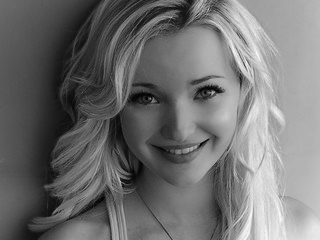
#> input picture imgdata/girl_320_240.pgm, 320 x 240 px
$ python integralimg.py ../imgdata/girl_320_240.pgm out.png out.png   (older library calls are emulated)
#> lines starting #> are read from the running program, lines starting #| are printed output that depends on the picture; after the words box and inside, x2 and y2 are one past the last pixel; in counts of white or black regions, pixels touching at a corner belong together
from PIL import Image
import numpy as np
import sys
image1 = sys.argv[1];
fileout = sys.argv[2];
fileout2 = sys.argv[3];

img1 = Image.open(image1).convert('L');
#> img1 is the input picture: PIL image 320x240 L; min 1, max 253, mean 112.6

arr1 = np.asarray(img1, dtype = np.int32);
R = arr1.shape[0]
#> R = 240
C = arr1.shape[1]
#> C = 320
arr2 = np.zeros((R,C), dtype = np.int32)
for i in range(R):
	for j in range(C):
		arr2[i][j] = arr1[i][j]*arr1[i][j];
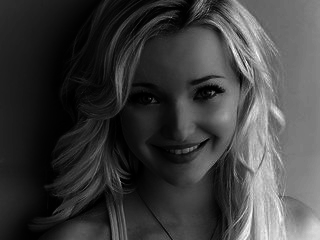
#> arr2: shape (240, 320) int32; min 1, max 64009, mean 15703; drawn with min black and max white
#arr1 = np.array([[1, 1, 1],[1,1,1],[1,1,1]])

out = []
out2 = []
bits = 32


ii = np.zeros((R,C), dtype = np.int)
sqii = np.zeros((R,C), dtype = np.int)
ii[0][0] = arr1[0][0];
#> ii: shape (240, 320) int64; values 0 (black) and 107 (white), 0% white in thin lines or dots, all inside (x1, y1, x2, y2) = (0, 0, 1, 1)
sqii[0][0] = arr2[0][0];


for i in range(1,R):
	ii[i][0] = ii[i-1][0]+ arr1[i][0];
	sqii[i][0] = sqii[i-1][0]+ arr2[i][0];
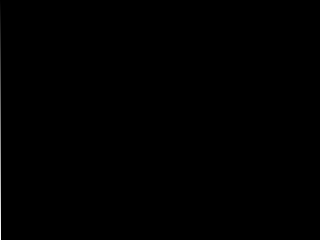
#> ii: shape (240, 320) int64; min 0, max 22609, mean 35.5; drawn with min black and max white
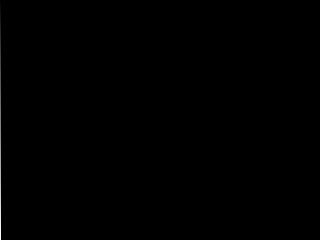
#> sqii: shape (240, 320) int64; min 0, max 2139345, mean 3358; drawn with min black and max white

for j in range(1,C):
	ii[0][j] = ii[0][j-1] + arr1[0][j]
	sqii[0][j] = sqii[0][j-1] + arr2[0][j]
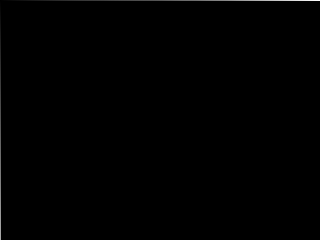
#> ii: shape (240, 320) int64; 0.42% of pixels changed, all inside (x1, y1, x2, y2) = (1, 0, 320, 1); drawn with min black and max white
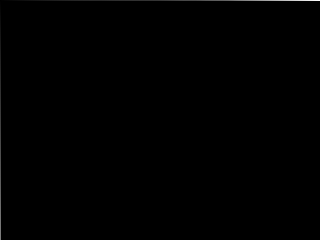
#> sqii: shape (240, 320) int64; 0.42% of pixels changed, all inside (x1, y1, x2, y2) = (1, 0, 320, 1); drawn with min black and max white

for i in range(1,R):
	for j in range(1,C):
		ii[i][j] = ii[i-1][j] + ii[i][j-1] - ii[i-1][j-1] + arr1[i][j];
		sqii[i][j] = sqii[i-1][j] + sqii[i][j-1] - sqii[i-1][j-1] + arr2[i][j];
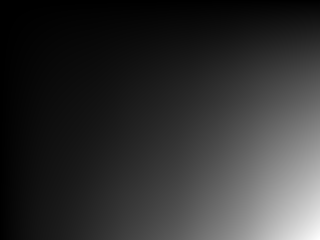
#> ii: shape (240, 320) int64; min 107, max 8649385, mean 1668032.1; drawn with min black and max white
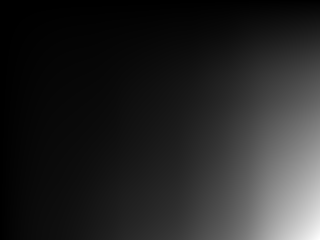
#> sqii: shape (240, 320) int64; min 11449, max 1.21e+09, mean 179662941.3; drawn with min black and max white

for i in range(0,R):
	for j in range(0,C):
		num = ii[i][j]
		k = format(num if num >= 0 else (1 << bits) + num, '032b')
		out.append(k)
		num2 = sqii[i][j]
		k = format(num2 if num2 >= 0 else (1 << bits) + num2, '032b')
		out2.append(k)
#> after the loop, out = 76800 items; out2 = 76800 items

fd = open(fileout,'w')
for i in out:
#> (the run stopped early here; a loop or call above may not have finished)

$ run again, on imgdata/young_320_240.pgm
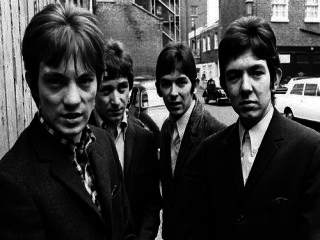
#> input picture imgdata/young_320_240.pgm, 320 x 240 px
#> img1 is the input picture: PIL image 320x240 L; min 0, max 255, mean 57.9
#> after the loop `for j in range(1,C):`:
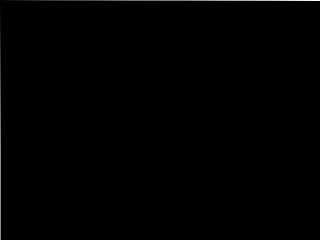
#> sqii: shape (240, 320) int64; min 0, max 8723599, mean 28404.2; drawn with min black and max white
#> after the loop `for i in range(1,R):`:
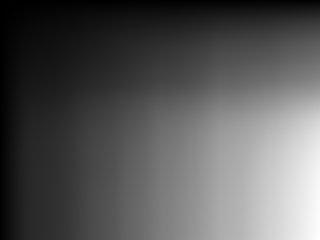
#> ii: shape (240, 320) int64; min 204, max 4449397, mean 1536754.6; drawn with min black and max white
#> after the loop `for i in range(0,R):`: out = 76800 items
